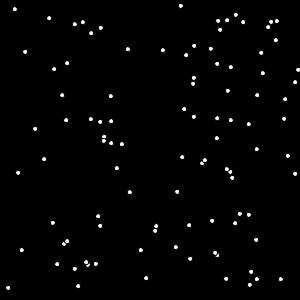
Frame 1 (no input)
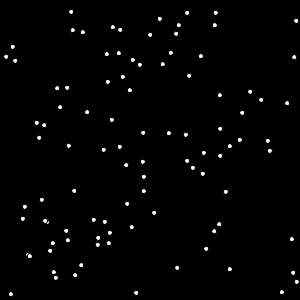
Frame 60 (the mouse pressed at the canvas centre just before this capture)
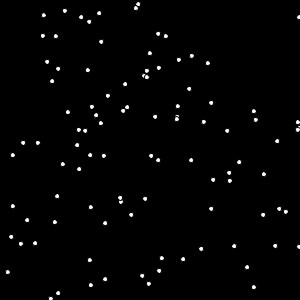
Frame 120 (the mouse held since frame 60 and released just before this capture)

The Processing sketch that drew these frames (run headless with seeded random() and noise(); from frame 60 on, the mouse is pressed at the canvas centre):

// Processing sketch: bullet01
// ── bullet01.pde
//彈幕的遊戲
float [] bulletX=new float[99];
float [] bulletY=new float[99];
float [] bulletVX=new float[99];
float [] bulletVY=new float[99];
void setup(){
  size(300,300);
  for(int i=0; i<99; i++){
    bulletX[i] = random(300);
    bulletY[i] = random(300);
    bulletVX[i] = random(-3,3);//子彈的速度差太多了, 不好
    bulletVY[i] = random(-3,3);
  }
}
void draw(){
  background(0);
  for(int i=0; i<99; i++){
    ellipse(bulletX[i], bulletY[i], 5, 5);
    bulletX[i] += bulletVX[i];
    bulletY[i] += bulletVY[i];
    if(bulletX[i]<0 || bulletY[i]<0 || bulletX[i]>300 || bulletY[i]>300){
      bulletX[i] = random(300);//重新出現的子彈,不應該突然出現
      bulletY[i] = random(300);//應該是從邊邊冒出來
      bulletVX[i] = random(-3,3);
      bulletVY[i] = random(-3,3);
    }
  }
}
